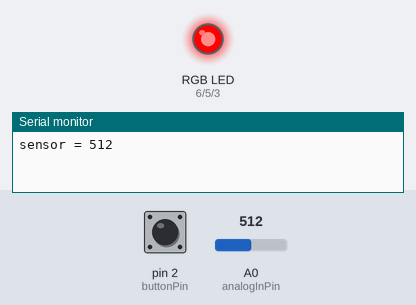
Bench run of a sketch on a simulated Arduino Uno, built with avr-gcc and run on an emulated ATmega328P. On the bench: an RGB LED mixed from three pins (HIGH = lit), the last lines printed to the serial monitor. Inputs (shaded band) come from the test bench; at power-on: pin 2 (buttonPin) LOW, A0 (analogInPin) = 512. Dim RGB values are drawn brighter than linear.

Above: at 0.1 s.
At 1.1 s:
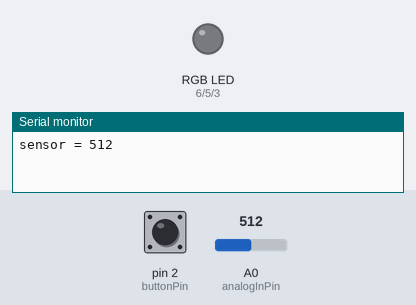
At 4.1 s:
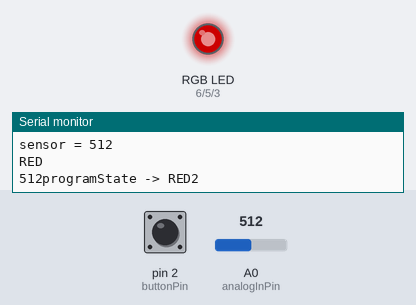
Timing chart, 0 to 5.6 s (numbered marks = the images above):
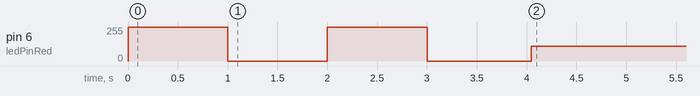

Measured:
- by itself, pin 6 (ledPinRed): 0/255 → 255/255 at 0.00 s, → 0/255 1.0 s later, → 255/255 1.0 s later, → 0/255 1.0 s later, … (5 changes in this stretch)

The sketch:

2-24-20.ino
```cpp
// program that uses sensor input and finite state machine (FSM) logic
// to fade between red, green and blue colors of an RGB LED

// constants won't change. They're used here to set pin numbers:
const int buttonPin = 2;        // the number of the pushbutton pin
const int ledPinRed =  6;       // the number of the red LED pin
const int ledPinGreen =  5;     // the number of the green LED pin
const int ledPinBlue =  3;      // the number of the blue LED pin

const int analogInPin = A0;     // sensor attached to pin A0

int sensorValue = 0;            // value read from the sensor
int sensorValueOld = 0;         // previous value read from the sensor

// program state machine definitions
#define STATE_RED 1
#define STATE_RED2 2
#define STATE_GREEN 3
#define STATE_YELLOW1 4
#define STATE_YELLOW 5


// variables that will change:
int buttonState = 0;            // variable for reading the pushbutton status
int buttonStateOld = 0;
int programState = STATE_RED;  // variable to keep track of program state
int timer = 5;
int programState2 = 0;
unsigned long sensorReadMs = 0;


void setup()
{
  pinMode(ledPinRed, OUTPUT); // set ledPinRed as an output
  pinMode(ledPinGreen, OUTPUT);
  pinMode(ledPinBlue, OUTPUT);
  pinMode(buttonPin, INPUT);  // set btnPin as an input
  Serial.begin(9600);
}

void loop()
{
  buttonState = digitalRead(buttonPin);  // read digital input of btnPin

  // read the analog in value:
  sensorValue = analogRead(analogInPin);

  // print the results to the serial monitor:
  Serial.print("sensor = " );
  Serial.println(sensorValue);

  // high-to-low change in button state
  if ((sensorValue >= 350) && (timer == 5))
  {

    programState = STATE_RED;

    if(programState == STATE_RED)
    {
      digitalWrite(ledPinRed, HIGH);
      delay(1000);
      digitalWrite(ledPinRed, LOW);
      delay(1000);
      Serial.println("RED");

    }
  }
    if((sensorValue >= 200) && (sensorValueOld >= 350))
    {
      programState = STATE_RED2;
      timer = 0;
      if(programState == STATE_RED2)
      {
      Serial.print(sensorValue);
      Serial.println("programState -> RED2");
      for (int i = 0; i <= 255; i++)
      {
        analogWrite(ledPinRed, i);
        if (i == 255)
        {
          for (i = 255; i >= 0; i--)
          {
          analogWrite(ledPinRed, i);
          }
        }
      }
    }
    if((sensorValue <= 100) && (sensorValueOld >= 200))
    {
      programState = STATE_YELLOW1;
    }
    if(programState == STATE_YELLOW1)
    {
      if((sensorValue >= 150) && (sensorValueOld <= 100))
      {
        programState = STATE_YELLOW;
      }
    }
    if(programState == STATE_YELLOW)
    {
      digitalWrite(ledPinRed, HIGH);
      digitalWrite(ledPinGreen, HIGH);
      Serial.print(sensorValue);
      Serial.println("programState -> YELLOW");
    }
    if (buttonState == HIGH)
    {
      programState2 = 1;
      if(programState2 == 1)
      {
        digitalWrite(ledPinGreen, HIGH);
        digitalWrite(ledPinRed, LOW);
        for (int i = 0; i <= 5; i++)
      {
        if (i == 5)
        {
          timer = 5;
        }
      }
      }

    }
    delay(10);
  }


  if(millis() > sensorReadMs + 500)  // if last sensor read was > 500ms ago
  {
//    Serial.println("update sensorValOld");
    sensorValueOld = sensorValue;
    sensorReadMs = millis();      // remember the time we read sensor
  }

  buttonStateOld = buttonState;   // save the latest button state
}
```
